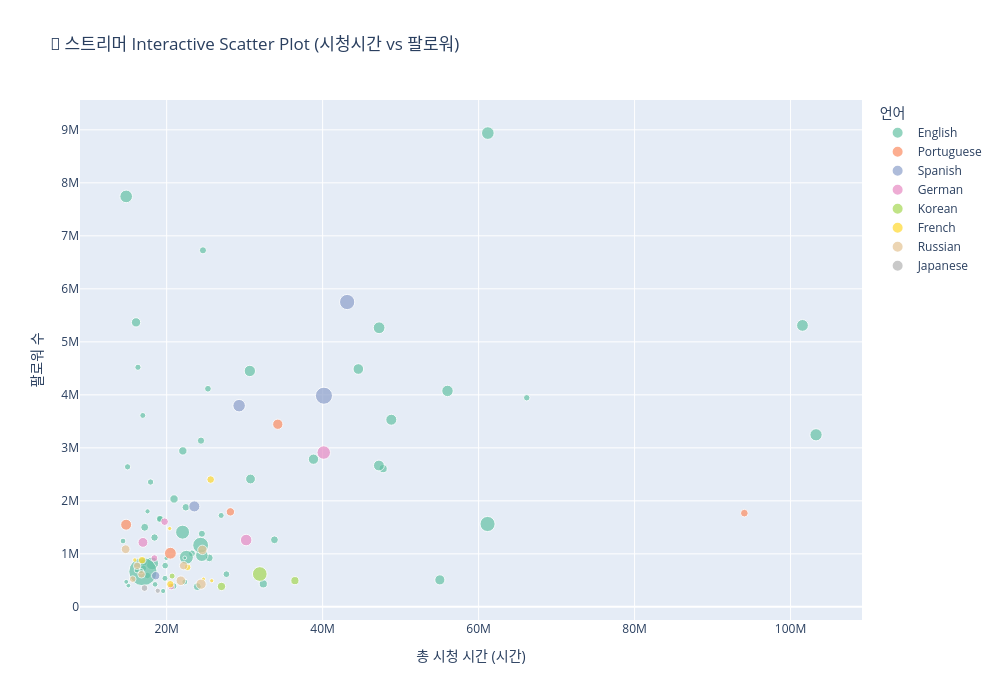

Notebook code for this chart:
### Code cell
# ============================================
# Interactive: Scatter Plot - 스트리머 분석
# ============================================
if PLOTLY_AVAILABLE:
    top_100_streamers = twitch_streamers.nlargest(100, 'Watch_time_hours').copy()
    
    fig = px.scatter(
        top_100_streamers,
        x='Watch_time_hours',
        y='Followers',
        size='Avg_viewers',
        color='Language',
        hover_name='Channel',
        hover_data=['Peak_viewers', 'Partnered'],
        title='💫 스트리머 Interactive Scatter Plot (시청시간 vs 팔로워)',
        labels={
            'Watch_time_hours': '총 시청 시간 (시간)',
            'Followers': '팔로워 수',
            'Avg_viewers': '평균 시청자',
            'Language': '언어'
        },
        color_discrete_sequence=px.colors.qualitative.Set2
    )
    
    fig.update_layout(
        width=1000,
        height=700,
        font=dict(size=12)
    )
    
    fig.show()
    fig.write_html('output/21_scatter_interactive.html')
    print('✅ output/21_scatter_interactive.html 저장 완료!')
else:
    print('⚠️ Plotly가 설치되지 않았습니다.')

### Figure 1 — Plotly figure (JSON) as saved in the notebook; plotly's stock layout.template omitted (floating-point values rounded to 4 significant figures)
{"data": [{"customdata": [[222720, true], [310998, true], [300575, true], [285644, true], [263720, true], [115633, true], [68795, true], [89387, true], [125408, true], [142067, true], [89170, true], [639375, true], [107833, true], [43615, true], [34830, true], [125133, true], [97540, true], [168112, true], [234826, true], [24892, true], [90696, true], [122552, true], [29316, true], [305119, true], [57431, true], [214124, true], [45843, false], [35833, true], [171861, true], [70587, true], [44649, true], [116547, true], [66311, true], [206681, true], [81926, true], [56449, true], [88516, true], [21053, true], [36742, true], [47683, true], [22759, true], [85073, true], [16289, true], [33966, true], [329195, true], [45671, true], [212201, true], [32671, true], [135471, true], [43253, true], [49379, true], [483530, true], [130401, true], [66781, true], [43397, true], [16681, true], [112160, true], [148350, true], [17738, true], [29597, true], [471281, true], [27421, true]], "hovertemplate": "<b>%{hovertext}</b><br><br>언어=English<br>총 시청 시간 (시간)=%{x}<br>팔로워 수=%{y}<br>평균 시청자=%{marker.size}<br>Peak_viewers=%{customdata[0]}<br>Partnered=%{customdata[1]}<extra></extra>", "hovertext": ["xQcOW", "summit1g", "ESL_CSGO", "Tfue", "Asmongold", "NICKMERCS", "Fextralife", "loltyler1", "Anomaly", "TimTheTatman", "LIRIK", "Riot Games (riotgames)", "sodapoppin", "CohhCarnage", "Lord_Kebun", "Castro_1021", "DrDisrespect", "Pestily", "GamesDoneQuick", "MOONMOON", "DrLupo", "Myth", "nl_Kripp", "LEC", "Fresh", "LCS", "ROSHTEIN", "TFBlade", "LCK", "Yassuo", "HasanAbi", "BeyondTheSummit", "Bugha", "RocketLeague", "Clix", "Gorgc", "ONSCREEN", "AdmiralBahroo", "Quin69", "dasMEHDI", "sneakylol", "NickEh30", "Vader", "forsen", "StarLadder_cs_en", "Symfuhny", "DreamHackCS", "Mizkif", "Rainbow6", "Maximilian_DOOD", "Trainwreckstv", "dota2ti", "SypherPK", "Sacriel", "dakotaz", "AdmiralBulldog", "pokimane", "Method", "Nightblue3", "EsfandTV", "shroud", "Scarra"], "legendgroup": "English", "marker": {"color": "rgb(102,194,165)", "size": [27716, 25610, 7714, 29602, 42414, 24181, 18985, 22381, 12377, 25664, 21739, 20960, 19659, 11343, 12367, 17779, 23794, 8481, 6734, 11220, 8311, 9396, 9256, 28830, 9728, 46459, 11717, 9117, 36030, 10531, 6543, 2635, 12982, 36086, 12996, 8683, 4134, 8152, 6616, 5013, 6775, 9702, 5913, 10080, 29956, 7327, 5001, 7899, 11535, 9235, 7134, 147643, 6553, 5573, 7112, 6198, 16026, 4135, 7234, 4393, 29612, 6060], "sizemode": "area", "sizeref": 369.1, "symbol": "circle"}, "mode": "markers", "name": "English", "orientation": "v", "showlegend": true, "type": "scatter", "x": [103300000.0, 101500000.0, 66170000.0, 61180000.0, 61150000.0, 56010000.0, 55030000.0, 48810000.0, 47760000.0, 47240000.0, 47220000.0, 44580000.0, 38820000.0, 33820000.0, 32390000.0, 30750000.0, 30660000.0, 27660000.0, 26990000.0, 25460000.0, 25290000.0, 24650000.0, 24510000.0, 24510000.0, 24400000.0, 24360000.0, 23930000.0, 23240000.0, 22530000.0, 22460000.0, 22320000.0, 22320000.0, 22080000.0, 22040000.0, 20940000.0, 20880000.0, 19950000.0, 19810000.0, 19780000.0, 19550000.0, 19150000.0, 19140000.0, 18520000.0, 18450000.0, 18150000.0, 17940000.0, 17550000.0, 17530000.0, 17180000.0, 17060000.0, 17030000.0, 16960000.0, 16940000.0, 16710000.0, 16320000.0, 16210000.0, 16070000.0, 15090000.0, 14990000.0, 14820000.0, 14810000.0, 14400000.0], "xaxis": "x", "y": [3246298, 5310163, 3944850, 8938903, 1563438, 4074287, 508816, 3530767, 2607076, 5265659, 2666382, 4487489, 2786162, 1264808, 434200, 2411995, 4450718, 616168, 1724316, 923448, 4115083, 6726893, 1379123, 973727, 3135667, 1162746, 381918, 1008040, 934688, 1878416, 470123, 923689, 2942212, 1409120, 2035180, 391726, 918654, 778055, 538532, 299048, 1659108, 1660204, 424374, 1308165, 820675, 2355063, 1801697, 591653, 1501197, 833047, 728097, 663297, 3611359, 672403, 4520305, 694253, 5367605, 401400, 2641880, 471970, 7744066, 1242014], "yaxis": "y"}, {"customdata": [[387315, true], [89153, true], [123796, true], [255542, true], [132224, true]], "hovertemplate": "<b>%{hovertext}</b><br><br>언어=Portuguese<br>총 시청 시간 (시간)=%{x}<br>팔로워 수=%{y}<br>평균 시청자=%{marker.size}<br>Peak_viewers=%{customdata[0]}<br>Partnered=%{customdata[1]}<extra></extra>", "hovertext": ["Gaules", "alanzoka", "YoDa", "RiotGamesBrazil", "NOBRU"], "legendgroup": "Portuguese", "marker": {"color": "rgb(252,141,98)", "size": [10976, 19560, 12868, 25918, 22070], "sizemode": "area", "sizeref": 369.1, "symbol": "circle"}, "mode": "markers", "name": "Portuguese", "orientation": "v", "showlegend": true, "type": "scatter", "x": [94080000.0, 34250000.0, 28170000.0, 20480000.0, 14800000.0], "xaxis": "x", "y": [1767635, 3445134, 1792625, 1011924, 1549722], "yaxis": "y"}, {"customdata": [[240096, true], [170115, true], [538444, true], [173238, true], [233009, true]], "hovertemplate": "<b>%{hovertext}</b><br><br>언어=Spanish<br>총 시청 시간 (시간)=%{x}<br>팔로워 수=%{y}<br>평균 시청자=%{marker.size}<br>Peak_viewers=%{customdata[0]}<br>Partnered=%{customdata[1]}<extra></extra>", "hovertext": ["Rubius", "auronplay", "TheGrefg", "ibai", "LVPes"], "legendgroup": "Spanish", "marker": {"color": "rgb(141,160,203)", "size": [42948, 53986, 28887, 22837, 12947], "sizemode": "area", "sizeref": 369.1, "symbol": "circle"}, "mode": "markers", "name": "Spanish", "orientation": "v", "showlegend": true, "type": "scatter", "x": [43140000.0, 40170000.0, 29290000.0, 23550000.0, 18590000.0], "xaxis": "x", "y": [5751354, 3983847, 3795667, 1894953, 587677], "yaxis": "y"}, {"customdata": [[181600, true], [288459, true], [24286, true], [50957, true], [42230, true], [100330, true]], "hovertemplate": "<b>%{hovertext}</b><br><br>언어=German<br>총 시청 시간 (시간)=%{x}<br>팔로워 수=%{y}<br>평균 시청자=%{marker.size}<br>Peak_viewers=%{customdata[0]}<br>Partnered=%{customdata[1]}<extra></extra>", "hovertext": ["MontanaBlack88", "TheRealKnossi", "NoWay4u_Sir", "Trymacs", "Papaplatte", "GRONKH"], "legendgroup": "German", "marker": {"color": "rgb(231,138,195)", "size": [33514, 24595, 8479, 10735, 8546, 17860], "sizemode": "area", "sizeref": 369.1, "symbol": "circle"}, "mode": "markers", "name": "German", "orientation": "v", "showlegend": true, "type": "scatter", "x": [40140000.0, 30190000.0, 20580000.0, 19740000.0, 18430000.0, 16960000.0], "xaxis": "x", "y": [2911316, 1260160, 383892, 1607134, 919026, 1216020], "yaxis": "y"}, {"customdata": [[26999, true], [140557, true], [44976, true], [25482, true]], "hovertemplate": "<b>%{hovertext}</b><br><br>언어=Korean<br>총 시청 시간 (시간)=%{x}<br>팔로워 수=%{y}<br>평균 시청자=%{marker.size}<br>Peak_viewers=%{customdata[0]}<br>Partnered=%{customdata[1]}<extra></extra>", "hovertext": ["풍월량 (hanryang1125)", "LCK_Korea", "한동숙 (handongsuk)", "서새봄냥 (saddummy)"], "legendgroup": "Korean", "marker": {"color": "rgb(166,216,84)", "size": [12201, 39848, 12869, 6681], "sizemode": "area", "sizeref": 369.1, "symbol": "circle"}, "mode": "markers", "name": "Korean", "orientation": "v", "showlegend": true, "type": "scatter", "x": [36440000.0, 31940000.0, 27030000.0, 20700000.0], "xaxis": "x", "y": [494445, 619382, 385250, 580794], "yaxis": "y"}, {"customdata": [[24470, true], [81644, true], [204491, true], [144066, true], [42079, true], [46710, true], [262273, true], [47638, true]], "hovertemplate": "<b>%{hovertext}</b><br><br>언어=French<br>총 시청 시간 (시간)=%{x}<br>팔로워 수=%{y}<br>평균 시청자=%{marker.size}<br>Peak_viewers=%{customdata[0]}<br>Partnered=%{customdata[1]}<extra></extra>", "hovertext": ["Solary", "Gotaga", "OgamingLoL", "Sardoche", "JLTomy", "SolaryFortnite", "ZeratoR", "lestream"], "legendgroup": "French", "marker": {"color": "rgb(255,217,47)", "size": [3187, 10750, 3020, 8066, 10053, 3180, 10516, 3652], "sizemode": "area", "sizeref": 369.1, "symbol": "circle"}, "mode": "markers", "name": "French", "orientation": "v", "showlegend": true, "type": "scatter", "x": [25780000.0, 25640000.0, 24720000.0, 22680000.0, 20470000.0, 20390000.0, 16850000.0, 15920000.0], "xaxis": "x", "y": [493207, 2401580, 523758, 746865, 428073, 1478270, 880728, 883706], "yaxis": "y"}, {"customdata": [[106900, true], [182869, true], [105359, true], [364816, true], [29927, true], [36971, true], [17036, true], [97838, true]], "hovertemplate": "<b>%{hovertext}</b><br><br>언어=Russian<br>총 시청 시간 (시간)=%{x}<br>팔로워 수=%{y}<br>평균 시청자=%{marker.size}<br>Peak_viewers=%{customdata[0]}<br>Partnered=%{customdata[1]}<extra></extra>", "hovertext": ["Evelone192", "dota2mc_ru", "Dota2RuHub", "csgomc_ru", "SilverName", "Stray228", "ybicanoooobov", "buster"], "legendgroup": "Russian", "marker": {"color": "rgb(229,196,148)", "size": [16422, 19495, 13189, 17020, 10618, 10290, 8255, 14195], "sizemode": "area", "sizeref": 369.1, "symbol": "circle"}, "mode": "markers", "name": "Russian", "orientation": "v", "showlegend": true, "type": "scatter", "x": [24580000.0, 24410000.0, 22180000.0, 21820000.0, 16780000.0, 16220000.0, 15650000.0, 14740000.0], "xaxis": "x", "y": [1075101, 428284, 777510, 492954, 614395, 773712, 523512, 1087377], "yaxis": "y"}, {"customdata": [[26572, true], [25263, true]], "hovertemplate": "<b>%{hovertext}</b><br><br>언어=Japanese<br>총 시청 시간 (시간)=%{x}<br>팔로워 수=%{y}<br>평균 시청자=%{marker.size}<br>Peak_viewers=%{customdata[0]}<br>Partnered=%{customdata[1]}<extra></extra>", "hovertext": ["fps_shaka", "stylishnoob4"], "legendgroup": "Japanese", "marker": {"color": "rgb(179,179,179)", "size": [5195, 8485], "sizemode": "area", "sizeref": 369.1, "symbol": "circle"}, "mode": "markers", "name": "Japanese", "orientation": "v", "showlegend": true, "type": "scatter", "x": [18860000.0, 17160000.0], "xaxis": "x", "y": [303671, 354579], "yaxis": "y"}], "layout": {"font": {"size": 12}, "height": 700, "legend": {"itemsizing": "constant", "title": {"text": "언어"}, "tracegroupgap": 0}, "title": {"text": "💫 스트리머 Interactive Scatter Plot (시청시간 vs 팔로워)"}, "width": 1000, "xaxis": {"anchor": "y", "domain": [0, 1], "title": {"text": "총 시청 시간 (시간)"}}, "yaxis": {"anchor": "x", "domain": [0, 1], "title": {"text": "팔로워 수"}}}}
